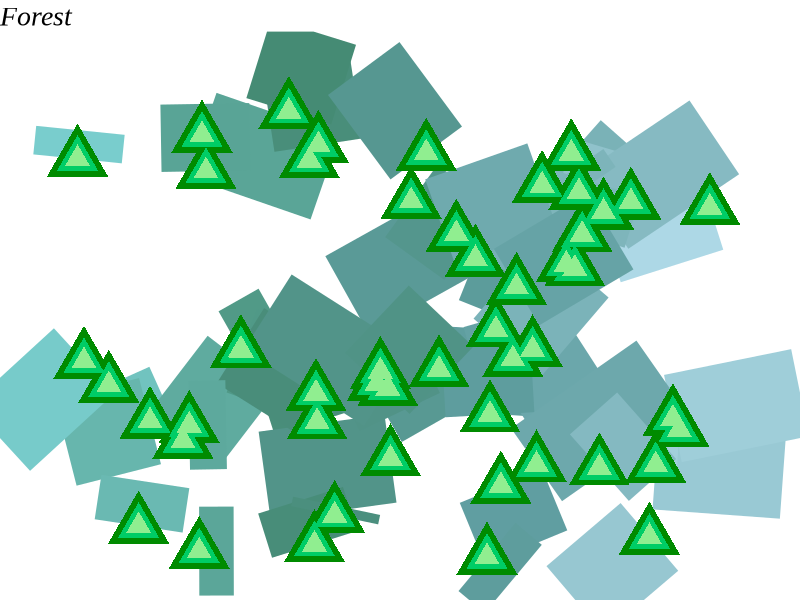

Write the R code that produced this figure.
## ---- chunk 1
#| label: libraries

library(ggplot2)
library(scales)
library(ggthemes)
library(tibble)
## ---- chunk 2
set.seed(1)
n <- 50
dat <- tibble(
  x0 = runif(n),
  y0 = runif(n),
  x1 = x0 + runif(n, min = -.2, max = .2),
  y1 = y0 + runif(n, min = -.2, max = .2),
  shade = runif(n), 
  size = runif(n)
)


pal <- c("darkslategray3", "aquamarine4", "cadetblue", "lightblue")


dat |>
  ggplot(aes(x = x0, y = y0,
             xend = x1, yend = y1,
             color = x0)) +
  geom_segment(show.legend = FALSE, linewidth = 30) +
  geom_point(show.legend = FALSE, size = 15, shape = 17, 
             color = "green4") +
  geom_point(show.legend = FALSE, size = 10, shape = 17, 
             color = "springgreen3") +
  geom_point(show.legend = FALSE, size = 6, shape = 17, 
             color = "lightgreen") +
  
  #coord_polar() +
  scale_y_continuous(expand = c(0, 0)) +
  scale_x_continuous(expand = c(0, 0)) + 
  scale_colour_gradientn(colours = pal) +
  scale_size(range = c(0, 10)) +
  theme_void() +
  labs(title = "Forest") +
  theme(
    plot.title = element_text(family = "Times New Roman", size = 20, 
                              face = "italic", color = "black")
  )
